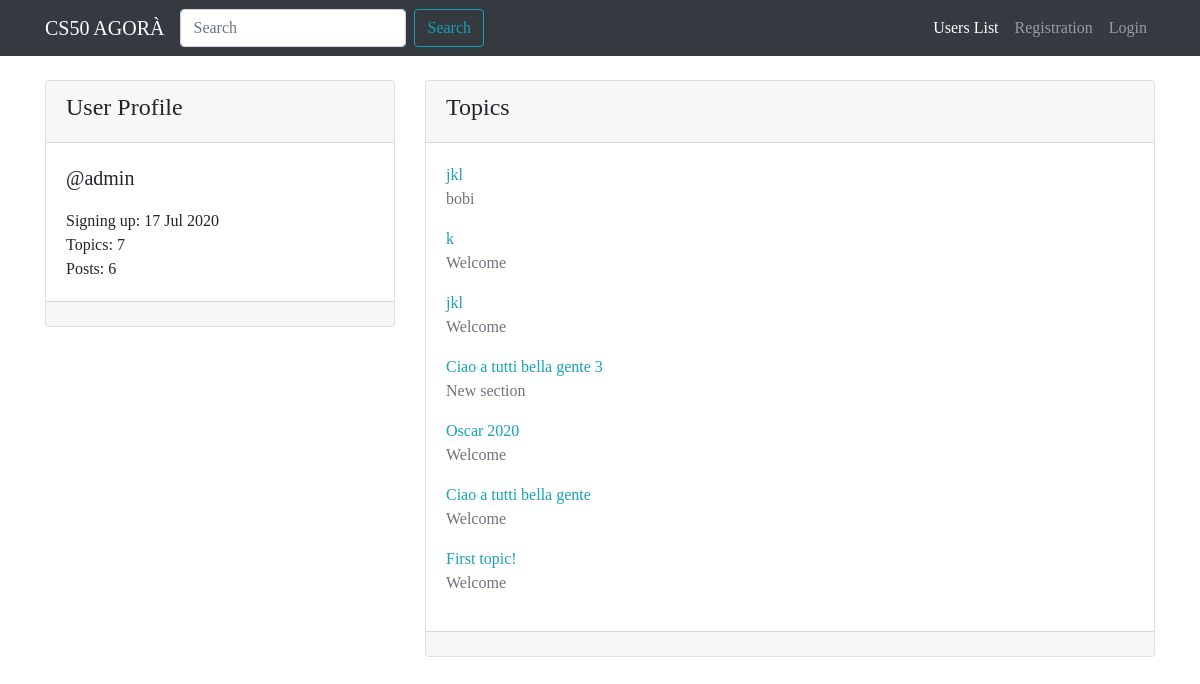
/user/admin/, run on an earlier commit of the app's database.
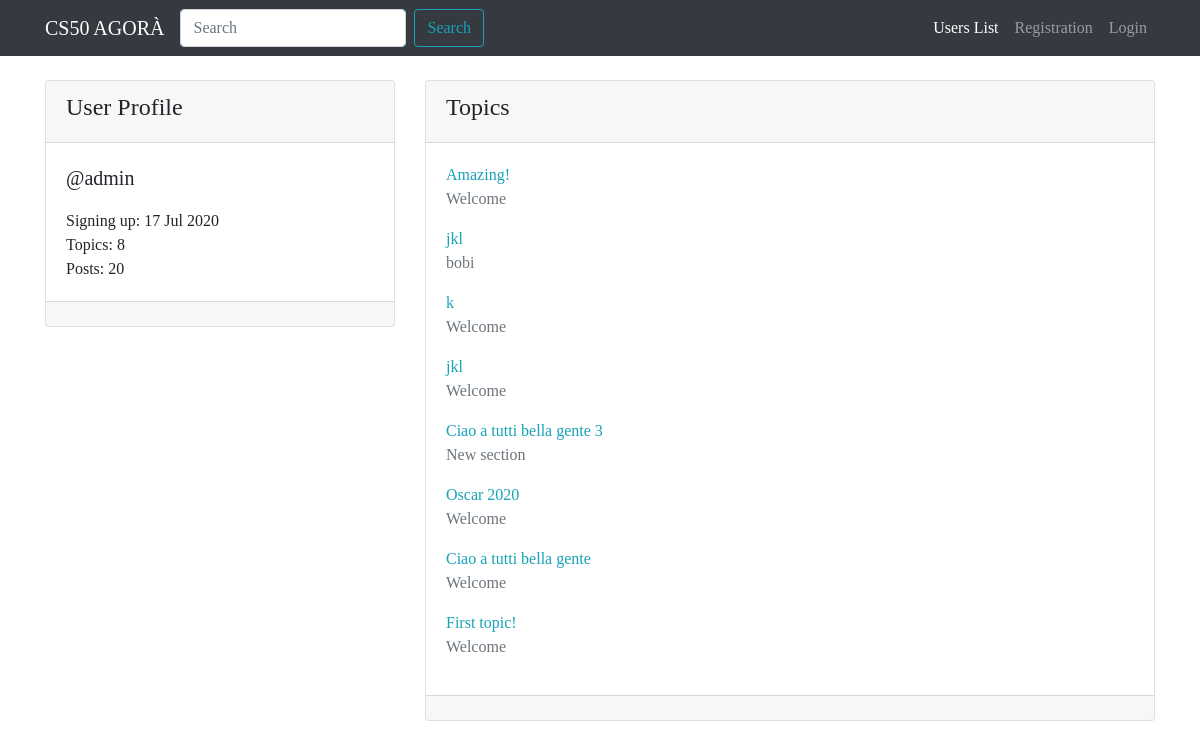
And on a later commit of the database.
### forum/models.py (models this page shows, shortened)
class Topic(models.Model):
    title = models.CharField(max_length=120)
    creation_date = models.DateTimeField(auto_now_add=True)
    topic_author = models.ForeignKey(
        User, on_delete=models.CASCADE, related_name="topics"
    )
    topic_section = models.ForeignKey(Section, on_delete=models.CASCADE)
    def get_absolute_url(self):
        return reverse("view_topic", kwargs={"pk": self.pk})
    class Meta:
        verbose_name = "Topic"
        verbose_name_plural = "Topics"

class Section(models.Model):
    section_name = models.CharField(max_length=80)
    description = models.CharField(max_length=150, blank=True, null=True)
    logo_section = models.ImageField(blank=True, null=True)
    def __str__(self):
        return self.section_name
    class Meta:
        verbose_name = "Section"
        verbose_name_plural = "Sections"

### core/views.py (the view)
# urls.py: path("user/<username>/", views.userProfileView, name="user_profile"),
def userProfileView(request, username):
    user = get_object_or_404(User, username=username)
    user_topics = Topic.objects.filter(topic_author=user).order_by("-pk")
    context = {"user": user, "user_topics": user_topics}
    return render(request, "core/user_profile.html", context)

### core/templates/core/user_profile.html (shortened to what this page needs)
{% extends 'base.html' %}
{% block content %}
<div class="row mt-3">
    <div class="col-4">
        <div class="card my-2">
            <div class="card-header">
                <h4>{% if request.user == user %}Your {% endif %}User Profile</h4>
            </div>
            <div class="card-body">
                <p class="lead">@{{ user }}</p>
                <p class="mb-0">Signing up: {{ user.date_joined|date:"d M Y" }}</p>
                <p class="mb-0">Topics: {{ user.topics.count }}</p>
                <p class="mb-0">Posts: {{ user.posts.count }}</p>
            </div>
            <div class="card-footer"></div>
        </div>
    </div>
    <div class="col-8">
        <div class="card my-2">
            <div class="card-header">
                <h4>Topics</h4>
            </div>
            <div class="card-body">
                {% for topic in user_topics %}
                <a href="{{ topic.get_absolute_url }}">{{ topic.title }}</a>
                <p class="text-muted">{{ topic.topic_section }}</p>
                {% empty %}
                {% if request.user != user %}
                <p>{{ user }} has no topics!</p>
                {% else %}
                <p>You have no topics. Start now!</p>
                {% endif %}
                {% endfor %}
            </div>
            <div class="card-footer"></div>
        </div>
    </div>
</div>
{% endblock content %}

What changed in the data, as far as the page shows it:
added Topic: title "Amazing!", topic_section "Welcome"
Also different on the page:
{{ user.topics.count }}: "7" → "8"
{{ user.posts.count }}: "6" → "20"
